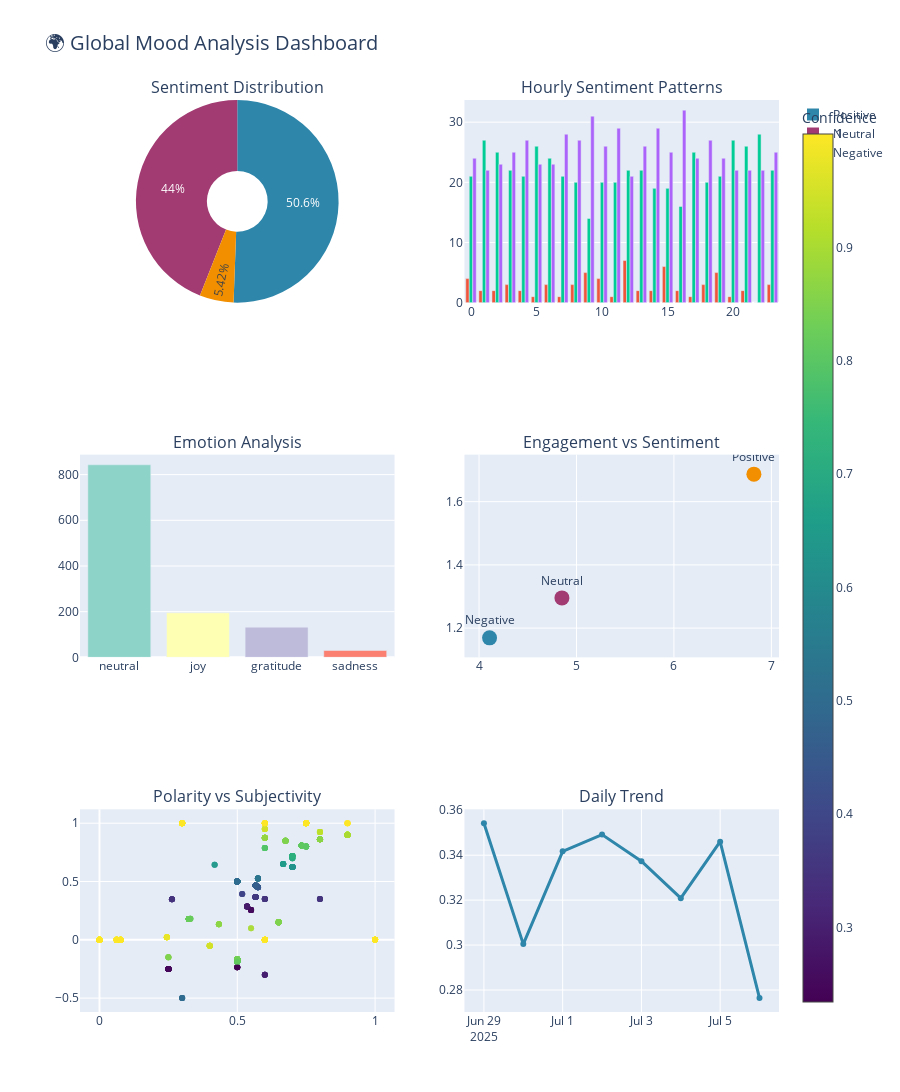
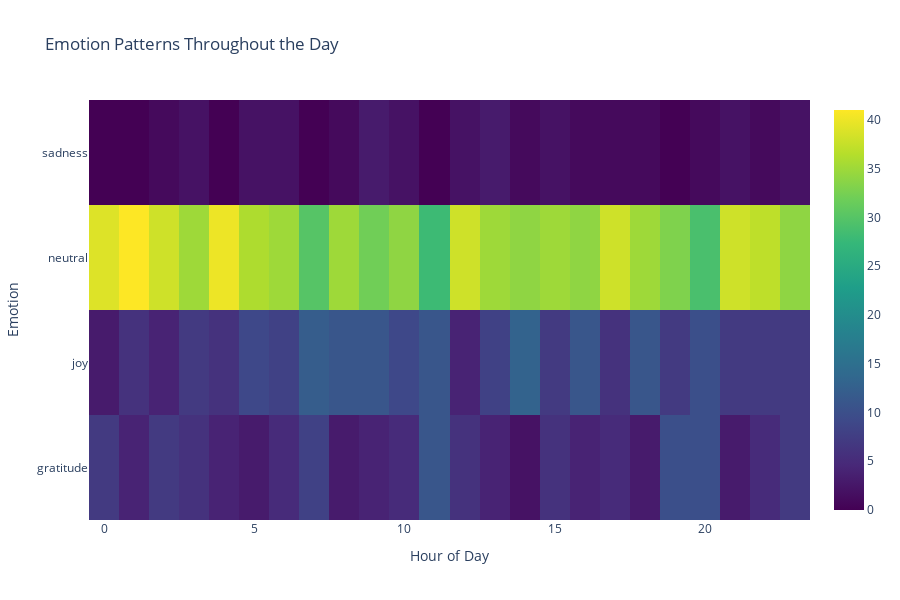
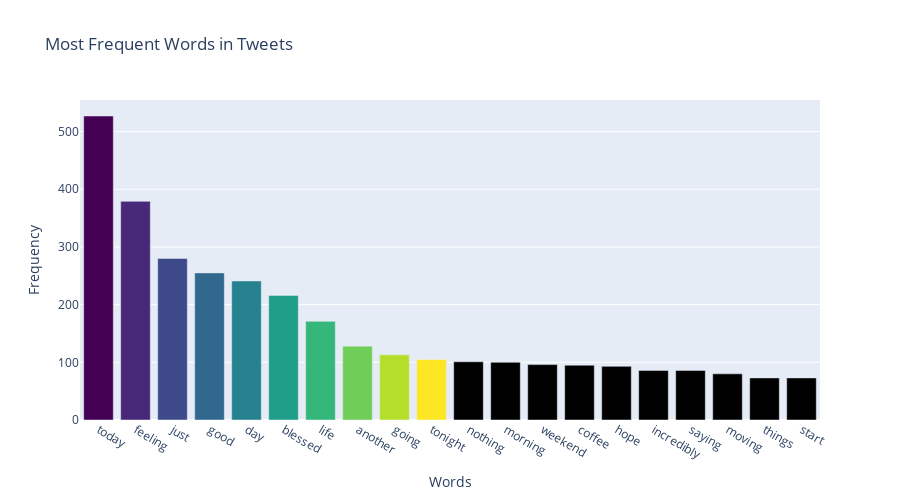

Write notebook code for charts like these, in order.
### Markdown cell above
# Generate and Display Interactive Visualizations

### Code cell
print("Creating Interactive Visualizations")

dashboard_fig = interactive_plotter.create_sentiment_dashboard()
dashboard_fig.show()

emotion_heatmap = interactive_plotter.create_emotion_heatmap()
emotion_heatmap.show()

word_freq_fig = interactive_plotter.create_word_frequency_chart()
word_freq_fig.show()

### Figure 1 — Plotly figure (JSON) as saved in the notebook; plotly's stock layout.template omitted (floating-point values rounded to 4 significant figures; data arrays with more than 128 entries replaced by an {"elided": "..."} marker saying what was removed)
{"data": [{"hole": 0.3, "labels": ["Positive", "Neutral", "Negative"], "marker": {"colors": ["#2E86AB", "#A23B72", "#F18F01"]}, "values": [607, 528, 65], "type": "pie", "domain": {"x": [0, 0.45], "y": [0.7778, 1]}}, {"name": "Negative", "showlegend": false, "x": [0, 1, 2, 3, 4, 5, 6, 7, 8, 9, 10, 11, 12, 13, 14, 15, 16, 17, 18, 19, 20, 21, 22, 23], "y": [4, 2, 2, 3, 2, 1, 3, 1, 3, 5, 4, 1, 7, 2, 2, 6, 2, 1, 3, 5, 1, 2, 0, 3], "type": "bar", "xaxis": "x", "yaxis": "y"}, {"name": "Neutral", "showlegend": false, "x": [0, 1, 2, 3, 4, 5, 6, 7, 8, 9, 10, 11, 12, 13, 14, 15, 16, 17, 18, 19, 20, 21, 22, 23], "y": [21, 27, 25, 22, 21, 26, 24, 21, 20, 14, 20, 20, 22, 22, 19, 19, 16, 25, 20, 21, 27, 26, 28, 22], "type": "bar", "xaxis": "x", "yaxis": "y"}, {"name": "Positive", "showlegend": false, "x": [0, 1, 2, 3, 4, 5, 6, 7, 8, 9, 10, 11, 12, 13, 14, 15, 16, 17, 18, 19, 20, 21, 22, 23], "y": [24, 22, 23, 25, 27, 23, 23, 28, 27, 31, 26, 29, 21, 26, 29, 25, 32, 24, 27, 24, 22, 22, 22, 25], "type": "bar", "xaxis": "x", "yaxis": "y"}, {"marker": {"color": ["rgb(141,211,199)", "rgb(255,255,179)", "rgb(190,186,218)", "rgb(251,128,114)"]}, "showlegend": false, "x": ["neutral", "joy", "gratitude", "sadness"], "y": [843, 195, 132, 30], "type": "bar", "xaxis": "x2", "yaxis": "y2"}, {"marker": {"color": ["#2E86AB", "#A23B72", "#F18F01"], "size": 15}, "mode": "markers+text", "showlegend": false, "text": ["Negative", "Neutral", "Positive"], "textposition": "top center", "x": [4.108, 4.85, 6.82], "y": [1.169, 1.295, 1.687], "type": "scatter", "xaxis": "x3", "yaxis": "y3"}, {"marker": {"color": {"elided": "1200 float values"}, "colorbar": {"title": {"text": "Confidence"}}, "colorscale": [[0, "#440154"], [0.1111, "#482878"], [0.2222, "#3e4989"], [0.3333, "#31688e"], [0.4444, "#26828e"], [0.5556, "#1f9e89"], [0.6667, "#35b779"], [0.7778, "#6ece58"], [0.8889, "#b5de2b"], [1, "#fde725"]], "opacity": 0.6, "size": 6}, "mode": "markers", "showlegend": false, "x": {"elided": "1200 float values"}, "y": {"elided": "1200 float values"}, "type": "scatter", "xaxis": "x4", "yaxis": "y4"}, {"line": {"color": "#2E86AB", "width": 3}, "marker": {"size": 6}, "mode": "lines+markers", "showlegend": false, "x": ["2025-06-29", "2025-06-30", "2025-07-01", "2025-07-02", "2025-07-03", "2025-07-04", "2025-07-05", "2025-07-06"], "y": [0.3542, 0.3004, 0.3417, 0.3492, 0.3373, 0.3209, 0.346, 0.2764], "type": "scatter", "xaxis": "x5", "yaxis": "y5"}], "layout": {"xaxis": {"anchor": "y", "domain": [0.55, 1]}, "yaxis": {"anchor": "x", "domain": [0.7778, 1]}, "xaxis2": {"anchor": "y2", "domain": [0, 0.45]}, "yaxis2": {"anchor": "x2", "domain": [0.3889, 0.6111]}, "xaxis3": {"anchor": "y3", "domain": [0.55, 1]}, "yaxis3": {"anchor": "x3", "domain": [0.3889, 0.6111]}, "xaxis4": {"anchor": "y4", "domain": [0, 0.45]}, "yaxis4": {"anchor": "x4", "domain": [0, 0.2222]}, "xaxis5": {"anchor": "y5", "domain": [0.55, 1]}, "yaxis5": {"anchor": "x5", "domain": [0, 0.2222]}, "annotations": [{"font": {"size": 16}, "showarrow": false, "text": "Sentiment Distribution", "x": 0.225, "xanchor": "center", "xref": "paper", "y": 1, "yanchor": "bottom", "yref": "paper"}, {"font": {"size": 16}, "showarrow": false, "text": "Hourly Sentiment Patterns", "x": 0.775, "xanchor": "center", "xref": "paper", "y": 1, "yanchor": "bottom", "yref": "paper"}, {"font": {"size": 16}, "showarrow": false, "text": "Emotion Analysis", "x": 0.225, "xanchor": "center", "xref": "paper", "y": 0.6111, "yanchor": "bottom", "yref": "paper"}, {"font": {"size": 16}, "showarrow": false, "text": "Engagement vs Sentiment", "x": 0.775, "xanchor": "center", "xref": "paper", "y": 0.6111, "yanchor": "bottom", "yref": "paper"}, {"font": {"size": 16}, "showarrow": false, "text": "Polarity vs Subjectivity", "x": 0.225, "xanchor": "center", "xref": "paper", "y": 0.2222, "yanchor": "bottom", "yref": "paper"}, {"font": {"size": 16}, "showarrow": false, "text": "Daily Trend", "x": 0.775, "xanchor": "center", "xref": "paper", "y": 0.2222, "yanchor": "bottom", "yref": "paper"}], "title": {"font": {"size": 20}, "text": "🌍 Global Mood Analysis Dashboard"}, "height": 1200, "showlegend": true}}

### Figure 2 — Plotly figure (JSON) as saved in the notebook; plotly's stock layout.template omitted (floating-point values rounded to 4 significant figures)
{"data": [{"colorscale": [[0, "#440154"], [0.1111, "#482878"], [0.2222, "#3e4989"], [0.3333, "#31688e"], [0.4444, "#26828e"], [0.5556, "#1f9e89"], [0.6667, "#35b779"], [0.7778, "#6ece58"], [0.8889, "#b5de2b"], [1, "#fde725"]], "hoverongaps": false, "x": [0, 1, 2, 3, 4, 5, 6, 7, 8, 9, 10, 11, 12, 13, 14, 15, 16, 17, 18, 19, 20, 21, 22, 23], "y": ["gratitude", "joy", "neutral", "sadness"], "z": [[7, 4, 7, 6, 4, 3, 5, 8, 3, 4, 5, 11, 6, 4, 2, 6, 4, 5, 3, 10, 10, 3, 5, 7], [3, 6, 4, 7, 6, 9, 8, 12, 11, 11, 9, 11, 4, 8, 13, 7, 11, 6, 11, 7, 10, 7, 7, 7], [39, 41, 38, 35, 40, 36, 35, 30, 35, 32, 34, 28, 38, 35, 34, 35, 34, 38, 35, 33, 29, 38, 37, 34], [0, 0, 1, 2, 0, 2, 2, 0, 1, 3, 2, 0, 2, 3, 1, 2, 1, 1, 1, 0, 1, 2, 1, 2]], "type": "heatmap"}], "layout": {"title": {"text": "Emotion Patterns Throughout the Day"}, "xaxis": {"title": {"text": "Hour of Day"}}, "yaxis": {"title": {"text": "Emotion"}}, "height": 600}}

### Figure 3 — Plotly figure (JSON) as saved in the notebook; plotly's stock layout.template omitted (floating-point values rounded to 4 significant figures)
{"data": [{"marker": {"color": ["#440154", "#482878", "#3e4989", "#31688e", "#26828e", "#1f9e89", "#35b779", "#6ece58", "#b5de2b", "#fde725"]}, "x": ["today", "feeling", "just", "good", "day", "blessed", "life", "another", "going", "tonight", "nothing", "morning", "weekend", "coffee", "hope", "incredibly", "saying", "moving", "things", "start"], "y": [527, 379, 280, 255, 241, 216, 171, 128, 113, 105, 101, 100, 96, 95, 93, 86, 86, 80, 73, 73], "type": "bar"}], "layout": {"title": {"text": "Most Frequent Words in Tweets"}, "xaxis": {"title": {"text": "Words"}}, "yaxis": {"title": {"text": "Frequency"}}, "height": 500}}
